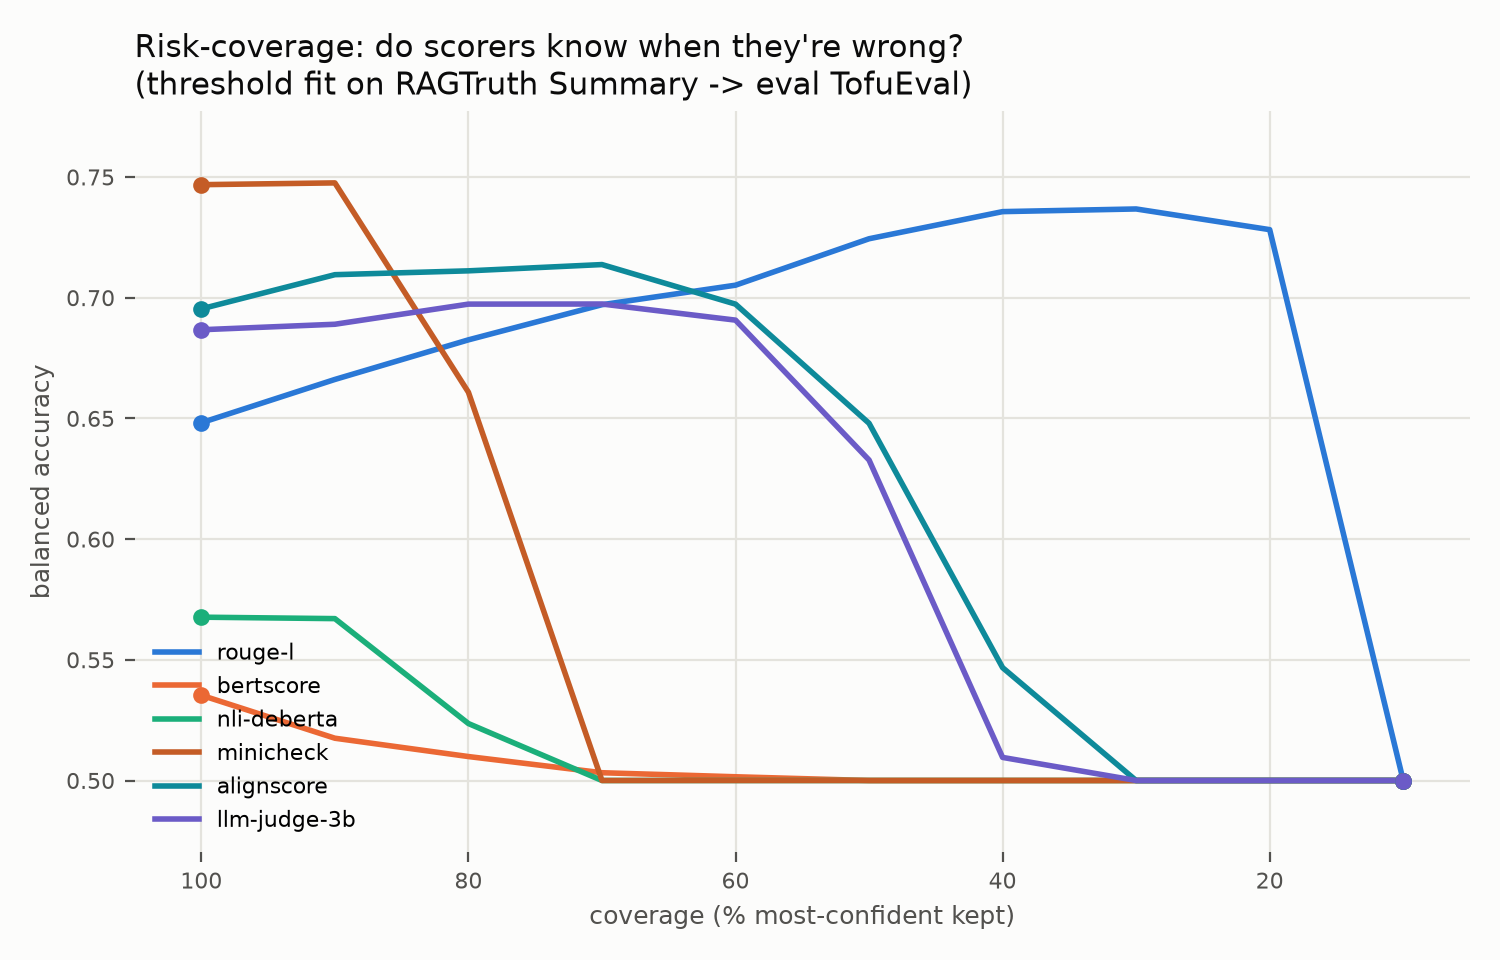

This figure's Python source:
"""Scorer self-knowledge: risk-coverage, regimes, transferability, ECE.

Work order #3 corrects the degenerate |s-t| confidence measure and separates
in-distribution (CV) from cross-dataset (SHIFT) regimes.

    python calibration.py
    python calibration.py --skip-boot          # n_boot=100 smoke
    python calibration.py --figure-only
    python calibration.py --task guards       # Task 1 only (legacy |s-t|)
    python calibration.py --task confidence
    python calibration.py --task regimes
    python calibration.py --task transfer
    python calibration.py --task ece
    python calibration.py --task figure
"""

from __future__ import annotations

import argparse
import json
import os
from collections import Counter

import numpy as np
from sklearn.isotonic import IsotonicRegression
from sklearn.metrics import balanced_accuracy_score, brier_score_loss
from sklearn.model_selection import StratifiedKFold

import metrics
from cascade import _load_summary_judges, load_latencies, soft_cascade

ROOT = os.path.dirname(os.path.abspath(__file__))

WANTED = (
    "rouge-l",
    "bertscore",
    "nli-deberta",
    "minicheck",
    "alignscore",
    "llm-judge-1.5b",
    "llm-judge-3b",
    "llm-judge-7b-4bit",
)

COLORS = {
    "random": "#8a8984",
    "rouge-l": "#2a78d6",
    "bertscore": "#eb6834",
    "nli-deberta": "#1baf7a",
    "llm-judge": "#4a3aa7",
    "llm-judge-1.5b": "#4a3aa7",
    "llm-judge-3b": "#6b5bc7",
    "llm-judge-7b-4bit": "#2f2470",
    "minicheck": "#c45c26",
    "alignscore": "#0e8a9a",
}
FALLBACK = "#e87ba4"

COVERAGES = [i / 10 for i in range(1, 11)]  # 0.1 .. 1.0
MIN_AURC_POINTS = 6


# ---------------------------------------------------------------------------
# Data loading
# ---------------------------------------------------------------------------

def _load_bundle(name: str) -> dict:
    """Merge preds for a named corpus into {binary, scorers}."""
    if name == "ragtruth-summary":
        base = json.load(open(os.path.join(ROOT, "results-ragtruth.preds.json")))
        scorers = dict(base["scorers"])
        scale = json.load(open(os.path.join(ROOT, "results-scale.preds.json")))
        s7 = json.load(open(os.path.join(ROOT, "results-scale-7b.preds.json")))
        assert scale["binary"] == base["binary"]
        assert s7["binary"] == base["binary"]
        scorers["llm-judge-1.5b"] = scale["scorers"]["llm-judge-1.5b"]
        scorers["llm-judge-3b"] = scale["scorers"]["llm-judge-3b"]
        scorers["llm-judge-7b-4bit"] = s7["scorers"]["llm-judge-7b-4bit"]
        if "llm-judge" in scorers and "llm-judge-3b" not in scorers:
            scorers["llm-judge-3b"] = scorers["llm-judge"]
        ns = os.path.join(ROOT, "results-newscorers-ragtruth.preds.json")
        if os.path.exists(ns):
            extra = json.load(open(ns))
            assert extra["binary"] == base["binary"]
            scorers.update(extra["scorers"])
        return {"name": name, "binary": base["binary"], "scorers": scorers}

    if name == "tofueval":
        base = json.load(open(os.path.join(ROOT, "results-tofueval.preds.json")))
        scorers = dict(base["scorers"])
        if "llm-judge" in scorers:
            scorers["llm-judge-3b"] = scorers["llm-judge"]
        ns = os.path.join(ROOT, "results-newscorers-tofueval.preds.json")
        if os.path.exists(ns):
            extra = json.load(open(ns))
            assert extra["binary"] == base["binary"]
            scorers.update(extra["scorers"])
        # Optional 1.5B / 7B-4bit from work-order #3 GPU run.
        judges = os.path.join(ROOT, "results-tofueval-judges.preds.json")
        if os.path.exists(judges):
            extra = json.load(open(judges))
            assert extra["binary"] == base["binary"], (
                "tofueval-judges binary length/order mismatch")
            scorers.update(extra["scorers"])
        return {"name": name, "binary": base["binary"], "scorers": scorers}

    raise ValueError(name)


def fit_threshold(binary, preds) -> float:
    """Train-only threshold maximizing balanced accuracy."""
    best_t, best = 0.5, -1.0
    for t in sorted(set(preds)):
        acc = balanced_accuracy_score(
            binary, [1 if p >= t else 0 for p in preds])
        if acc > best:
            best, best_t = acc, float(t)
    return best_t


def fit_isotonic(binary, preds) -> IsotonicRegression:
    iso = IsotonicRegression(y_min=0.0, y_max=1.0, out_of_bounds="clip")
    iso.fit(np.asarray(preds, dtype=float), np.asarray(binary))
    return iso


# ---------------------------------------------------------------------------
# Confidence measures
# ---------------------------------------------------------------------------

def confidence_abs_threshold(preds, t) -> np.ndarray:
    """LEGACY (buggy for off-centre t): c = |s - t|, min-max on eval."""
    raw = np.abs(np.asarray(preds, dtype=float) - t)
    lo, hi = float(raw.min()), float(raw.max())
    if hi - lo < 1e-12:
        return np.zeros_like(raw)
    return (raw - lo) / (hi - lo)


def confidence_calibrated(preds, iso: IsotonicRegression) -> np.ndarray:
    """(a) c = |P(faithful) - 0.5| after isotonic fit on the fit split."""
    p = iso.predict(np.asarray(preds, dtype=float))
    return np.abs(p - 0.5)


def confidence_twosided_rank(preds, t) -> np.ndarray:
    """(b) Percentile within the same side of t (threshold-symmetric)."""
    s = np.asarray(preds, dtype=float)
    c = np.zeros(len(s), dtype=float)
    above = s >= t
    below = ~above
    if above.any():
        vals = s[above]
        # percentile of each value among those on the same side
        order = vals.argsort()
        ranks = np.empty_like(order, dtype=float)
        ranks[order] = np.arange(1, len(vals) + 1) / len(vals)
        c[above] = ranks
    if below.any():
        dists = t - s[below]
        order = dists.argsort()
        ranks = np.empty_like(order, dtype=float)
        ranks[order] = np.arange(1, len(dists) + 1) / len(dists)
        c[below] = ranks
    return c


# ---------------------------------------------------------------------------
# Degeneracy-aware risk-coverage
# ---------------------------------------------------------------------------

def _subset_stats(binary, preds, t, conf, coverage: float) -> dict:
    n = len(binary)
    k = max(1, int(round(n * coverage)))
    order = np.argsort(-np.asarray(conf))
    idx = order[:k]
    y = np.asarray(binary)[idx]
    s = np.asarray(preds, dtype=float)[idx]
    pred = (s >= t).astype(int)
    n_pos_true = int((y == 1).sum())
    n_neg_true = int((y == 0).sum())
    n_pos_pred = int((pred == 1).sum())
    n_neg_pred = int((pred == 0).sum())
    degenerate = (
        n_pos_pred == 0 or n_neg_pred == 0
        or n_pos_true == 0 or n_neg_true == 0
    )
    bal = None if degenerate else float(balanced_accuracy_score(y, pred))
    return {
        "coverage": coverage,
        "n": int(k),
        "n_pos_true": n_pos_true,
        "n_neg_true": n_neg_true,
        "n_pos_pred": n_pos_pred,
        "n_neg_pred": n_neg_pred,
        "degenerate": degenerate,
        "balanced_acc": bal,
    }


def risk_coverage_curve(binary, preds, t, conf, scorer="", direction="",
                        warnings: list | None = None) -> dict:
    """Risk-coverage with degeneracy guards.

    Degenerate coverage points get balanced_acc=null and are excluded from AURC.
    AURC is null if fewer than MIN_AURC_POINTS valid coverage points.
    """
    points = []
    for cov in COVERAGES:
        pt = _subset_stats(binary, preds, t, conf, cov)
        if pt["degenerate"] and warnings is not None:
            warnings.append({
                "scorer": scorer,
                "direction": direction,
                "coverage": cov,
                "n_pos_true": pt["n_pos_true"],
                "n_neg_true": pt["n_neg_true"],
                "n_pos_pred": pt["n_pos_pred"],
                "n_neg_pred": pt["n_neg_pred"],
            })
        points.append(pt)

    valid = [p for p in points if not p["degenerate"]]
    if len(valid) < MIN_AURC_POINTS:
        aurc = None
        aurc_reason = (
            f"only {len(valid)}/{len(COVERAGES)} non-degenerate coverage "
            f"points (need >={MIN_AURC_POINTS})"
        )
    else:
        covs = [p["coverage"] for p in valid]
        risks = [1.0 - p["balanced_acc"] for p in valid]
        aurc = float(np.trapezoid(risks, covs)) if hasattr(np, "trapezoid") \
            else float(np.trapz(risks, covs))
        aurc_reason = None

    # acc@50%: null if that specific point is degenerate
    pt50 = next(p for p in points if abs(p["coverage"] - 0.5) < 1e-9)
    acc50 = pt50["balanced_acc"]

    return {
        "coverages": [p["coverage"] for p in points],
        "balanced_acc": [p["balanced_acc"] for p in points],
        "points": points,
        "n_valid_points": len(valid),
        "acc_at_50": acc50,
        "aurc": aurc,
        "aurc_reason": aurc_reason,
    }


def bootstrap_rc_ci(binary, preds, t, conf_fn, n_boot=1000, seed=0):
    """Bootstrap CIs; nulls skipped in percentile (may yield null CI)."""
    y = np.asarray(binary)
    s = np.asarray(preds, dtype=float)
    rng = np.random.default_rng(seed)
    n = len(y)
    a50s, aurcs = [], []
    for _ in range(n_boot):
        idx = rng.integers(0, n, n)
        yb, sb = y[idx].tolist(), s[idx].tolist()
        conf = conf_fn(sb, t) if conf_fn.__code__.co_argcount == 2 \
            else conf_fn(sb)  # noqa: unlikely
        # Always call with (preds, t) or use a lambda wrapper from callers.
        curve = risk_coverage_curve(yb, sb, t, conf)
        if curve["acc_at_50"] is not None:
            a50s.append(curve["acc_at_50"])
        if curve["aurc"] is not None:
            aurcs.append(curve["aurc"])

    def _ci(vals):
        if len(vals) < max(10, n_boot // 20):
            return None
        return [float(np.percentile(vals, 2.5)),
                float(np.percentile(vals, 97.5))]

    return {"acc_at_50_ci": _ci(a50s), "aurc_ci": _ci(aurcs)}


def bootstrap_rc_ci_with_conf(binary, preds, t, make_conf, n_boot=1000, seed=0):
    y = np.asarray(binary)
    s = np.asarray(preds, dtype=float)
    rng = np.random.default_rng(seed)
    n = len(y)
    a50s, aurcs = [], []
    for _ in range(n_boot):
        idx = rng.integers(0, n, n)
        yb = y[idx].tolist()
        sb = s[idx].tolist()
        conf = make_conf(sb)
        curve = risk_coverage_curve(yb, sb, t, conf)
        if curve["acc_at_50"] is not None:
            a50s.append(curve["acc_at_50"])
        if curve["aurc"] is not None:
            aurcs.append(curve["aurc"])

    def _ci(vals):
        if len(vals) < max(10, n_boot // 20):
            return None
        return [float(np.percentile(vals, 2.5)),
                float(np.percentile(vals, 97.5))]

    return {"acc_at_50_ci": _ci(a50s), "aurc_ci": _ci(aurcs)}


def ece_score(y_true, y_prob, n_bins=10) -> float:
    y_true = np.asarray(y_true)
    y_prob = np.asarray(y_prob, dtype=float)
    bins = np.linspace(0.0, 1.0, n_bins + 1)
    ece = 0.0
    for i in range(n_bins):
        lo, hi = bins[i], bins[i + 1]
        mask = (y_prob >= lo) & (y_prob < hi if i < n_bins - 1 else y_prob <= hi)
        if not np.any(mask):
            continue
        conf = float(y_prob[mask].mean())
        acc = float(y_true[mask].mean())
        ece += (mask.mean()) * abs(acc - conf)
    return float(ece)


def _fmt(x, nd=3):
    if x is None:
        return "null"
    return f"{x:.{nd}f}"


def _rank_rows(rows, conf_key: str):
    """Rank by AUC and by AURC under conf_key; skip null AURC for AURC rank."""
    by_auc = sorted(rows, key=lambda r: -r["full_auc"])
    with_aurc = [r for r in rows if r[conf_key]["aurc"] is not None]
    by_aurc = sorted(with_aurc, key=lambda r: r[conf_key]["aurc"])
    auc_rank = [r["scorer"] for r in by_auc]
    aurc_rank = [r["scorer"] for r in by_aurc]
    # Match only among scorers that have AURC
    auc_among = [s for s in auc_rank if s in aurc_rank]
    match = auc_among == aurc_rank and len(aurc_rank) == len(rows)
    return auc_rank, aurc_rank, match


# ---------------------------------------------------------------------------
# Task 1 — degeneracy guards on legacy |s-t| (diagnostic)
# ---------------------------------------------------------------------------

def run_guards_legacy(n_boot=1000) -> dict:
    """Apply degeneracy guards to the old |s-t| measure (SHIFT shared only)."""
    rt = _load_bundle("ragtruth-summary")
    tf = _load_bundle("tofueval")
    warnings: list = []
    results = {
        "protocol": (
            "LEGACY confidence |s-t| with degeneracy guards. SHIFT only; "
            "scorers without both corpora omitted. Degenerate coverage "
            "points -> balanced_acc=null; AURC null if <6 valid points."
        ),
        "confidence": "abs_threshold_legacy",
        "warnings": warnings,
        "directions": {},
    }
    print("### Task 1 - Degeneracy guards on legacy |s-t|\n")
    for fit_b, eval_b, key in (
        (rt, tf, "ragtruth-summary->tofueval"),
        (tf, rt, "tofueval->ragtruth-summary"),
    ):
        rows = []
        print(f"#### {key}\n")
        print("| scorer | AUC | acc@50% | AURC | n_valid | note |")
        print("|---|---:|---:|---:|---:|---|")
        for scorer in WANTED:
            if scorer not in fit_b["scorers"] or scorer not in eval_b["scorers"]:
                continue
            y_fit, s_fit = fit_b["binary"], fit_b["scorers"][scorer]
            y_eval, s_eval = eval_b["binary"], eval_b["scorers"][scorer]
            t = fit_threshold(y_fit, s_fit)
            conf = confidence_abs_threshold(s_eval, t)
            curve = risk_coverage_curve(
                y_eval, s_eval, t, conf, scorer=scorer, direction=key,
                warnings=warnings)
            cis = bootstrap_rc_ci_with_conf(
                y_eval, s_eval, t,
                lambda sb, _t=t: confidence_abs_threshold(sb, _t),
                n_boot=n_boot)
            full_auc = metrics.auc(y_eval, s_eval)
            row = {
                "scorer": scorer,
                "regime": "SHIFT",
                "direction": key,
                "threshold": t,
                "full_auc": full_auc,
                "acc_at_50": curve["acc_at_50"],
                "aurc": curve["aurc"],
                "aurc_reason": curve["aurc_reason"],
                "n_valid_points": curve["n_valid_points"],
                "acc_at_50_ci": cis["acc_at_50_ci"],
                "aurc_ci": cis["aurc_ci"],
                "curve": curve,
            }
            rows.append(row)
            print(f"| {scorer} | {full_auc:.3f} | {_fmt(curve['acc_at_50'])} | "
                  f"{_fmt(curve['aurc'])} | {curve['n_valid_points']} | "
                  f"{curve['aurc_reason'] or '-'} |")
        results["directions"][key] = {"rows": rows}
        print()
    print(f"warnings: {len(warnings)} degenerate (scorer, coverage) points\n")
    return results


# ---------------------------------------------------------------------------
# Shared eval helpers for confidence (a)/(b) under a fixed fit/eval split
# ---------------------------------------------------------------------------

def _eval_split(y_fit, s_fit, y_eval, s_eval, scorer, direction, warnings,
                n_boot, conf_names=("calibrated", "twosided_rank")):
    t = fit_threshold(y_fit, s_fit)
    iso = fit_isotonic(y_fit, s_fit)
    full_auc = metrics.auc(y_eval, s_eval)
    out = {
        "scorer": scorer,
        "direction": direction,
        "threshold": t,
        "full_auc": full_auc,
        "measures": {},
    }
    makers = {
        "calibrated": lambda sb, _iso=iso: confidence_calibrated(sb, _iso),
        "twosided_rank": lambda sb, _t=t: confidence_twosided_rank(sb, _t),
    }
    for name in conf_names:
        conf = makers[name](s_eval)
        curve = risk_coverage_curve(
            y_eval, s_eval, t, conf, scorer=scorer,
            direction=f"{direction}:{name}", warnings=warnings)
        cis = bootstrap_rc_ci_with_conf(
            y_eval, s_eval, t, makers[name], n_boot=n_boot)
        out["measures"][name] = {
            "acc_at_50": curve["acc_at_50"],
            "aurc": curve["aurc"],
            "aurc_reason": curve["aurc_reason"],
            "n_valid_points": curve["n_valid_points"],
            "acc_at_50_ci": cis["acc_at_50_ci"],
            "aurc_ci": cis["aurc_ci"],
            "curve": curve,
        }
    return out


# ---------------------------------------------------------------------------
# Task 2 — two confidence measures (SHIFT, shared scorers)
# ---------------------------------------------------------------------------

def run_confidence_measures(n_boot=1000) -> dict:
    rt = _load_bundle("ragtruth-summary")
    tf = _load_bundle("tofueval")
    warnings: list = []
    results = {
        "protocol": (
            "SHIFT: threshold + isotonic fit on fit_set, eval on other. "
            "Confidence (a) calibrated |p-0.5|; (b) two-sided rank within "
            "side of t. Degeneracy guards applied. Scorers missing either "
            "corpus omitted."
        ),
        "warnings": warnings,
        "directions": {},
    }
    print("### Task 2 - Confidence measures (a)/(b) under SHIFT\n")
    for fit_b, eval_b, key in (
        (rt, tf, "ragtruth-summary->tofueval"),
        (tf, rt, "tofueval->ragtruth-summary"),
    ):
        rows = []
        print(f"#### {key}\n")
        print("| scorer | AUC | acc@50%(a) | AURC(a) | acc@50%(b) | AURC(b) |")
        print("|---|---:|---:|---:|---:|---:|")
        for scorer in WANTED:
            if scorer not in fit_b["scorers"] or scorer not in eval_b["scorers"]:
                continue
            row = _eval_split(
                fit_b["binary"], fit_b["scorers"][scorer],
                eval_b["binary"], eval_b["scorers"][scorer],
                scorer, key, warnings, n_boot)
            row["regime"] = "SHIFT"
            rows.append(row)
            a, b = row["measures"]["calibrated"], row["measures"]["twosided_rank"]
            print(f"| {scorer} | {row['full_auc']:.3f} | "
                  f"{_fmt(a['acc_at_50'])} | {_fmt(a['aurc'])} | "
                  f"{_fmt(b['acc_at_50'])} | {_fmt(b['aurc'])} |")

        # Rankings per measure
        rank_info = {}
        for m in ("calibrated", "twosided_rank"):
            # Adapt _rank_rows shape
            fake = [{"scorer": r["scorer"], "full_auc": r["full_auc"],
                     m: r["measures"][m]} for r in rows]
            auc_r, aurc_r, match = _rank_rows(fake, m)
            rank_info[m] = {
                "auc_ranking": auc_r,
                "aurc_ranking": aurc_r,
                "rankings_match": match,
            }
            print(f"\n[{m}] AUC:  {auc_r}")
            print(f"[{m}] AURC: {aurc_r}")
            print(f"[{m}] match: {match}")
        a_rank = rank_info["calibrated"]["aurc_ranking"]
        b_rank = rank_info["twosided_rank"]["aurc_ranking"]
        print(f"\n(a) vs (b) AURC ranking agree: {a_rank == b_rank}\n")
        results["directions"][key] = {
            "rows": rows,
            "rankings": rank_info,
            "measures_aurc_agree": a_rank == b_rank,
        }
    print(f"warnings: {len(warnings)}\n")
    return results


# ---------------------------------------------------------------------------
# Task 3 — Regime IN (5-fold CV) and Regime SHIFT
# ---------------------------------------------------------------------------

def run_regime_in(bundle: dict, n_splits=5, n_boot=1000, seed=0) -> dict:
    """5-fold CV: fit t + isotonic on 4 folds, eval on held-out; concat."""
    y = np.asarray(bundle["binary"])
    warnings: list = []
    rows = []
    print(f"#### IN — {bundle['name']} ({n_splits}-fold CV)\n")
    print("| scorer | AUC | acc@50%(a) | AURC(a) | acc@50%(b) | AURC(b) |")
    print("|---|---:|---:|---:|---:|---:|")

    for scorer in WANTED:
        if scorer not in bundle["scorers"]:
            continue
        s = np.asarray(bundle["scorers"][scorer], dtype=float)
        skf = StratifiedKFold(n_splits=n_splits, shuffle=True, random_state=seed)
        # Collect OOF preds, fitted thresholds applied per fold, and confidences
        oof_y, oof_s, oof_t = [], [], []
        oof_conf_a, oof_conf_b = [], []
        fold_thresholds = []
        for train_idx, test_idx in skf.split(s, y):
            y_tr, s_tr = y[train_idx].tolist(), s[train_idx].tolist()
            y_te, s_te = y[test_idx], s[test_idx]
            t = fit_threshold(y_tr, s_tr)
            iso = fit_isotonic(y_tr, s_tr)
            fold_thresholds.append(t)
            oof_y.extend(y_te.tolist())
            oof_s.extend(s_te.tolist())
            # Per-example threshold from the fold that produced it
            oof_t.extend([t] * len(test_idx))
            oof_conf_a.extend(confidence_calibrated(s_te, iso).tolist())
            oof_conf_b.extend(confidence_twosided_rank(s_te, t).tolist())

        # For binary decisions use each example's fold threshold.
        # Risk-coverage needs a single t for pred labels in the subset —
        # use per-example thresholds via a custom path:
        full_auc = metrics.auc(oof_y, oof_s)
        measures = {}
        for name, conf in (("calibrated", oof_conf_a),
                           ("twosided_rank", oof_conf_b)):
            curve = _rc_with_per_example_t(
                oof_y, oof_s, oof_t, conf, scorer=scorer,
                direction=f"IN:{bundle['name']}:{name}", warnings=warnings)
            # Bootstrap with a pooled threshold (median fold t) as approximation
            t_pool = float(np.median(fold_thresholds))
            if name == "calibrated":
                # Refit iso on all data would leak; bootstrap uses fold-pooled
                # confidence recomputed with global iso on OOF only as approx.
                iso_all = fit_isotonic(oof_y, oof_s)  # OOF labels only — mild
                make = lambda sb, _iso=iso_all: confidence_calibrated(sb, _iso)
            else:
                make = lambda sb, _t=t_pool: confidence_twosided_rank(sb, _t)
            cis = bootstrap_rc_ci_with_conf(
                oof_y, oof_s, t_pool, make, n_boot=n_boot)
            measures[name] = {
                "acc_at_50": curve["acc_at_50"],
                "aurc": curve["aurc"],
                "aurc_reason": curve["aurc_reason"],
                "n_valid_points": curve["n_valid_points"],
                "acc_at_50_ci": cis["acc_at_50_ci"],
                "aurc_ci": cis["aurc_ci"],
                "curve": curve,
            }
        row = {
            "scorer": scorer,
            "regime": "IN",
            "dataset": bundle["name"],
            "full_auc": full_auc,
            "fold_thresholds": fold_thresholds,
            "measures": measures,
        }
        rows.append(row)
        a, b = measures["calibrated"], measures["twosided_rank"]
        print(f"| {scorer} | {full_auc:.3f} | "
              f"{_fmt(a['acc_at_50'])} | {_fmt(a['aurc'])} | "
              f"{_fmt(b['acc_at_50'])} | {_fmt(b['aurc'])} |")

    rank_info = {}
    for m in ("calibrated", "twosided_rank"):
        fake = [{"scorer": r["scorer"], "full_auc": r["full_auc"],
                 m: r["measures"][m]} for r in rows]
        auc_r, aurc_r, match = _rank_rows(fake, m)
        rank_info[m] = {
            "auc_ranking": auc_r,
            "aurc_ranking": aurc_r,
            "rankings_match": match,
        }
        print(f"\n[{m}] AUC:  {auc_r}")
        print(f"[{m}] AURC: {aurc_r}")
        print(f"[{m}] match: {match}")
    print()
    return {"rows": rows, "rankings": rank_info, "warnings": warnings}


def _rc_with_per_example_t(binary, preds, thresholds, conf, scorer="",
                           direction="", warnings=None) -> dict:
    """Like risk_coverage_curve but each example has its own decision threshold."""
    y = np.asarray(binary)
    s = np.asarray(preds, dtype=float)
    th = np.asarray(thresholds, dtype=float)
    conf = np.asarray(conf, dtype=float)
    points = []
    for cov in COVERAGES:
        n = len(y)
        k = max(1, int(round(n * cov)))
        idx = np.argsort(-conf)[:k]
        yy, ss, tt = y[idx], s[idx], th[idx]
        pred = (ss >= tt).astype(int)
        n_pos_true = int((yy == 1).sum())
        n_neg_true = int((yy == 0).sum())
        n_pos_pred = int((pred == 1).sum())
        n_neg_pred = int((pred == 0).sum())
        degenerate = (
            n_pos_pred == 0 or n_neg_pred == 0
            or n_pos_true == 0 or n_neg_true == 0
        )
        if degenerate and warnings is not None:
            warnings.append({
                "scorer": scorer, "direction": direction, "coverage": cov,
                "n_pos_true": n_pos_true, "n_neg_true": n_neg_true,
                "n_pos_pred": n_pos_pred, "n_neg_pred": n_neg_pred,
            })
        bal = None if degenerate else float(balanced_accuracy_score(yy, pred))
        points.append({
            "coverage": cov, "n": int(k),
            "n_pos_true": n_pos_true, "n_neg_true": n_neg_true,
            "n_pos_pred": n_pos_pred, "n_neg_pred": n_neg_pred,
            "degenerate": degenerate, "balanced_acc": bal,
        })
    valid = [p for p in points if not p["degenerate"]]
    if len(valid) < MIN_AURC_POINTS:
        aurc, reason = None, (
            f"only {len(valid)}/{len(COVERAGES)} non-degenerate coverage "
            f"points (need >={MIN_AURC_POINTS})")
    else:
        covs = [p["coverage"] for p in valid]
        risks = [1.0 - p["balanced_acc"] for p in valid]
        aurc = float(np.trapezoid(risks, covs)) if hasattr(np, "trapezoid") \
            else float(np.trapz(risks, covs))
        reason = None
    pt50 = next(p for p in points if abs(p["coverage"] - 0.5) < 1e-9)
    return {
        "coverages": [p["coverage"] for p in points],
        "balanced_acc": [p["balanced_acc"] for p in points],
        "points": points,
        "n_valid_points": len(valid),
        "acc_at_50": pt50["balanced_acc"],
        "aurc": aurc,
        "aurc_reason": reason,
    }


def run_regimes(n_boot=1000) -> dict:
    rt = _load_bundle("ragtruth-summary")
    tf = _load_bundle("tofueval")
    print("### Task 3 - Regimes IN and SHIFT\n")

    in_rt = run_regime_in(rt, n_boot=n_boot)
    # TofuEval IN for scorers that have TF preds
    in_tf = run_regime_in(tf, n_boot=n_boot)

    # SHIFT: reuse confidence-measures path (shared scorers only)
    shift = run_confidence_measures(n_boot=n_boot)

    omitted = {
        "ragtruth-summary->tofueval": [
            s for s in WANTED
            if s not in rt["scorers"] or s not in tf["scorers"]
        ],
        "tofueval->ragtruth-summary": [
            s for s in WANTED
            if s not in rt["scorers"] or s not in tf["scorers"]
        ],
    }
    print("SHIFT omitted (missing preds):", omitted)

    return {
        "protocol": (
            "IN: 5-fold stratified CV within dataset (fit t+isotonic on 4 "
            "folds, eval held-out, concat). SHIFT: fit on one corpus, eval "
            "on the other; scorers lacking either side omitted (no within-"
            "split substitution). Confidence (a)/(b) with degeneracy guards."
        ),
        "IN": {
            "ragtruth-summary": in_rt,
            "tofueval": in_tf,
        },
        "SHIFT": shift,
        "SHIFT_omitted": omitted,
        "available_tofueval_scorers": sorted(tf["scorers"].keys()),
    }


# ---------------------------------------------------------------------------
# Task 4 — threshold transferability
# ---------------------------------------------------------------------------

def run_transferability() -> dict:
    rt = _load_bundle("ragtruth-summary")
    tf = _load_bundle("tofueval")
    print("### Task 4 - Threshold transferability\n")
    print("| scorer | direction | t_A | t_B | %pos(A) | %pos(B) | "
          "balacc(A) | balacc(B) | penalty |")
    print("|---|---|---:|---:|---:|---:|---:|---:|---:|")

    rows = []
    for fit_b, eval_b, key in (
        (rt, tf, "ragtruth-summary->tofueval"),
        (tf, rt, "tofueval->ragtruth-summary"),
    ):
        for scorer in WANTED:
            if scorer not in fit_b["scorers"] or scorer not in eval_b["scorers"]:
                continue
            y_a = fit_b["binary"]
            s_a = fit_b["scorers"][scorer]
            y_b = np.asarray(eval_b["binary"])
            s_b = np.asarray(eval_b["scorers"][scorer], dtype=float)
            t_a = fit_threshold(y_a, s_a)
            t_b = fit_threshold(y_b.tolist(), s_b.tolist())
            pred_a = (s_b >= t_a).astype(int)
            pred_b = (s_b >= t_b).astype(int)
            pct_a = float(pred_a.mean())
            pct_b = float(pred_b.mean())
            # Balanced acc may be undefined if single class preds
            def _bal(y, pred):
                if len(set(pred.tolist())) < 2 or len(set(y.tolist())) < 2:
                    return None
                return float(balanced_accuracy_score(y, pred))
            ba_a = _bal(y_b, pred_a)
            ba_b = _bal(y_b, pred_b)
            penalty = None if (ba_a is None or ba_b is None) else ba_b - ba_a
            row = {
                "scorer": scorer,
                "direction": key,
                "t_A": t_a,
                "t_B": t_b,
                "pct_pos_under_tA": pct_a,
                "pct_pos_under_tB": pct_b,
                "bal_acc_under_tA": ba_a,
                "bal_acc_under_tB": ba_b,
                "transfer_penalty": penalty,  # how much better B's own t is
            }
            rows.append(row)
            print(f"| {scorer} | {key} | {t_a:.4f} | {t_b:.4f} | "
                  f"{100*pct_a:.1f}% | {100*pct_b:.1f}% | "
                  f"{_fmt(ba_a)} | {_fmt(ba_b)} | {_fmt(penalty)} |")
        print()

    return {
        "protocol": (
            "t_A = threshold fit on dataset A; t_B = oracle threshold on B. "
            "Apply both to B's scores. transfer_penalty = bal_acc(t_B) - "
            "bal_acc(t_A) (positive = A-threshold hurts)."
        ),
        "rows": rows,
    }


# ---------------------------------------------------------------------------
# Task 5 — ECE under corrected regimes
# ---------------------------------------------------------------------------

def run_ece_corrected(n_splits=5, seed=0) -> dict:
    """ECE/Brier under IN (OOF isotonic) and SHIFT (cross-dataset isotonic)."""
    rt = _load_bundle("ragtruth-summary")
    tf = _load_bundle("tofueval")
    print("### Task 5 - ECE / Brier (corrected regimes)\n")
    out = {
        "protocol": (
            "IN: isotonic fit on CV train folds, predict on held-out; "
            "concat OOF probs -> ECE/Brier. SHIFT: isotonic fit on A, "
            "apply to B. Degeneracy not applicable to ECE. Old "
            "results-ece.json retained; this file supersedes it."
        ),
        "IN": {},
        "SHIFT": {},
    }

    for bundle in (rt, tf):
        y = np.asarray(bundle["binary"])
        rows = []
        print(f"#### IN — {bundle['name']}\n")
        print("| scorer | ECE | Brier | AUC |")
        print("|---|---:|---:|---:|")
        for scorer in WANTED:
            if scorer not in bundle["scorers"]:
                continue
            s = np.asarray(bundle["scorers"][scorer], dtype=float)
            skf = StratifiedKFold(
                n_splits=n_splits, shuffle=True, random_state=seed)
            oof_y, oof_p, oof_s = [], [], []
            for tr, te in skf.split(s, y):
                iso = fit_isotonic(y[tr].tolist(), s[tr].tolist())
                oof_y.extend(y[te].tolist())
                oof_p.extend(iso.predict(s[te]).tolist())
                oof_s.extend(s[te].tolist())
            ece = ece_score(oof_y, oof_p)
            brier = float(brier_score_loss(oof_y, oof_p))
            auc = metrics.auc(oof_y, oof_s)
            rows.append({
                "scorer": scorer, "ece": ece, "brier": brier, "full_auc": auc,
            })
            print(f"| {scorer} | {ece:.3f} | {brier:.3f} | {auc:.3f} |")
        print()
        out["IN"][bundle["name"]] = {"rows": rows}

    print("#### SHIFT\n")
    for fit_b, eval_b, key in (
        (rt, tf, "ragtruth-summary->tofueval"),
        (tf, rt, "tofueval->ragtruth-summary"),
    ):
        rows = []
        print(f"##### {key}\n")
        print("| scorer | ECE | Brier | AUC |")
        print("|---|---:|---:|---:|")
        for scorer in WANTED:
            if scorer not in fit_b["scorers"] or scorer not in eval_b["scorers"]:
                continue
            iso = fit_isotonic(fit_b["binary"], fit_b["scorers"][scorer])
            y_e = np.asarray(eval_b["binary"])
            s_e = np.asarray(eval_b["scorers"][scorer], dtype=float)
            p = iso.predict(s_e)
            ece = ece_score(y_e, p)
            brier = float(brier_score_loss(y_e, p))
            auc = metrics.auc(y_e.tolist(), s_e.tolist())
            rows.append({
                "scorer": scorer, "ece": ece, "brier": brier, "full_auc": auc,
            })
            print(f"| {scorer} | {ece:.3f} | {brier:.3f} | {auc:.3f} |")
        print()
        out["SHIFT"][key] = {"rows": rows}
    return out


# ---------------------------------------------------------------------------
# Cascade gate sweep (unchanged; kept for confirmation)
# ---------------------------------------------------------------------------

def run_gate_sweep() -> dict:
    binary, scorers = _load_summary_judges()
    ns = os.path.join(ROOT, "results-newscorers-ragtruth.preds.json")
    extra = json.load(open(ns))
    assert extra["binary"] == binary
    scorers.update(extra["scorers"])
    lat = load_latencies("Summary")
    for path in ("results-newscorers-ragtruth.json",):
        for r in json.load(open(os.path.join(ROOT, path))):
            lat[r["scorer"]] = r["median_latency_ms"]
    dear_key = "llm-judge-7b-4bit"
    dear = scorers[dear_key]
    gates = ("rouge-l", "nli-deberta", "minicheck", "alignscore",
             "llm-judge-1.5b")
    rows = []
    target_auc = metrics.auc(binary, dear)
    target_ms = lat[dear_key]
    for gate in gates:
        scores, stages, band = soft_cascade(scorers[gate], dear)
        stage_names = [gate if s == "cheap" else dear_key for s in stages]
        n = len(stages)
        mean_ms = sum(lat[s] for s in stage_names) / n
        esc = sum(1 for s in stages if s == "dear") / n
        auc = metrics.auc(binary, scores)
        rows.append({
            "gate": gate,
            "policy": f"{gate} -> mid-band {dear_key} (soft-keep)",
            "roc_auc": auc,
            "roc_auc_ci": metrics.bootstrap_auc_ci(binary, scores, n_boot=1000),
            "mean_latency_ms": mean_ms,
            "escalated_frac": esc,
            "band": list(band),
            "auc_ratio_vs_7b": auc / target_auc,
            "latency_ratio_vs_7b": mean_ms / target_ms,
            "target_auc": target_auc,
            "target_latency_ms": target_ms,
            "stage_frac": {k: v / n for k, v in Counter(stage_names).items()},
        })
    nli = next(r for r in rows if r["gate"] == "nli-deberta")
    mc = next(r for r in rows if r["gate"] == "minicheck")
    j15 = next(r for r in rows if r["gate"] == "llm-judge-1.5b")
    return {
        "protocol": (
            "RAGTruth Summary; soft_cascade from cascade.py (uncertain "
            "tertile band, soft-keep cheap score); target=llm-judge-7b-4bit. "
            "Unchanged from work order #2."
        ),
        "rows": rows,
        "comparison": {
            "minicheck_auc": mc["roc_auc"],
            "nli_auc": nli["roc_auc"],
            "judge_1.5b_auc": j15["roc_auc"],
            "minicheck_minus_nli": mc["roc_auc"] - nli["roc_auc"],
        },
    }


# ---------------------------------------------------------------------------
# Figure
# ---------------------------------------------------------------------------

def plot_risk_coverage(rc_block, outfile="calibration.png", title_extra=""):
    """Plot from a list of rows with measures.twosided_rank.curve (preferred)."""
    import matplotlib
    matplotlib.use("Agg")
    import matplotlib.pyplot as plt

    SURFACE, INK, INK_2, GRID = "#fcfcfb", "#0b0b0b", "#52514e", "#e4e3dd"
    fig, ax = plt.subplots(figsize=(7.5, 4.8), dpi=200)
    fig.patch.set_facecolor(SURFACE)
    ax.set_facecolor(SURFACE)
    ax.grid(True, color=GRID, linewidth=0.8, zorder=0)
    for spine in ax.spines.values():
        spine.set_visible(False)
    ax.tick_params(colors=INK_2, labelsize=8)

    for r in rc_block:
        # Prefer twosided_rank; fall back to calibrated / legacy curve
        if "measures" in r:
            curve = r["measures"].get("twosided_rank", {}).get("curve") \
                or r["measures"].get("calibrated", {}).get("curve")
        else:
            curve = r.get("curve")
        if not curve:
            continue
        cov = curve["coverages"]
        acc = curve["balanced_acc"]
        # Drop nulls — show gaps (break the line)
        xs, ys = [], []
        segments_x, segments_y = [], []
        for c, a in zip(reversed(cov), reversed(acc)):
            if a is None:
                if xs:
                    segments_x.append(xs)
                    segments_y.append(ys)
                    xs, ys = [], []
                continue
            xs.append(c * 100)
            ys.append(a)
        if xs:
            segments_x.append(xs)
            segments_y.append(ys)
        color = COLORS.get(r["scorer"], FALLBACK)
        for i, (sx, sy) in enumerate(zip(segments_x, segments_y)):
            ax.plot(sx, sy, color=color, linewidth=2,
                    label=r["scorer"] if i == 0 else None, zorder=3)
            ax.scatter(sx, sy, s=18, color=color, zorder=4)

    ax.set_xlabel("coverage (% most-confident kept)", color=INK_2, fontsize=9)
    ax.set_ylabel("balanced accuracy", color=INK_2, fontsize=9)
    ax.set_title(
        "Risk-coverage (corrected: two-sided rank confidence)\n" + title_extra,
        color=INK, fontsize=11, loc="left")
    ax.legend(frameon=False, fontsize=8, loc="lower left")
    ax.set_xlim(105, 5)
    ax.margins(y=0.12)
    fig.tight_layout()
    fig.savefig(os.path.join(ROOT, outfile), facecolor=SURFACE)
    plt.close(fig)
    print(f"wrote {outfile}")


def _jsonable(o):
    if isinstance(o, dict):
        return {k: _jsonable(v) for k, v in o.items()}
    if isinstance(o, list):
        return [_jsonable(v) for v in o]
    if isinstance(o, (np.floating,)):
        return float(o)
    if isinstance(o, (np.integer,)):
        return int(o)
    if isinstance(o, np.ndarray):
        return o.tolist()
    if o is None:
        return None
    return o


def main():
    parser = argparse.ArgumentParser()
    parser.add_argument("--figure-only", action="store_true")
    parser.add_argument("--n-boot", type=int, default=1000)
    parser.add_argument("--skip-boot", action="store_true")
    parser.add_argument(
        "--task", default="all",
        choices=("all", "guards", "confidence", "regimes", "transfer",
                 "ece", "figure", "gates"),
        help="run a single work-order task")
    args = parser.parse_args()
    n_boot = 100 if args.skip_boot else args.n_boot
    task = args.task

    if args.figure_only or task == "figure":
        # Prefer corrected regimes file
        path = os.path.join(ROOT, "results-calibration-regimes.json")
        if not os.path.exists(path):
            path = os.path.join(ROOT, "results-calibration.json")
        data = json.load(open(path))
        rows = None
        title = ""
        if "SHIFT" in data:
            block = data["SHIFT"]["directions"].get(
                "ragtruth-summary->tofueval")
            if block:
                rows = block["rows"]
                title = "Regime SHIFT: fit RAGTruth Summary -> eval TofuEval"
        elif "directions" in data:
            block = data["directions"].get("ragtruth-summary->tofueval")
            if block:
                rows = block["rows"]
                title = "fit RAGTruth Summary -> eval TofuEval"
        if rows:
            plot_risk_coverage(rows, title_extra=title)
        return

    if task in ("all", "guards"):
        guards = run_guards_legacy(n_boot=n_boot)
        path = os.path.join(ROOT, "results-calibration-guards.json")
        json.dump(_jsonable(guards), open(path, "w"), indent=2)
        print(f"wrote {path}\n")
        # Also refresh primary results-calibration.json with guarded legacy
        # for Task 1 commit continuity (superseded later by regimes file).
        if task == "guards":
            json.dump(_jsonable(guards), open(
                os.path.join(ROOT, "results-calibration.json"), "w"), indent=2)

    if task in ("all", "confidence"):
        conf = run_confidence_measures(n_boot=n_boot)
        path = os.path.join(ROOT, "results-calibration-confidence.json")
        json.dump(_jsonable(conf), open(path, "w"), indent=2)
        print(f"wrote {path}\n")

    if task in ("all", "regimes"):
        regimes = run_regimes(n_boot=n_boot)
        path = os.path.join(ROOT, "results-calibration-regimes.json")
        json.dump(_jsonable(regimes), open(path, "w"), indent=2)
        print(f"wrote {path}\n")
        # Primary corrected calibration artifact
        json.dump(_jsonable(regimes), open(
            os.path.join(ROOT, "results-calibration.json"), "w"), indent=2)

    if task in ("all", "transfer"):
        transfer = run_transferability()
        path = os.path.join(ROOT, "results-threshold-transfer.json")
        json.dump(_jsonable(transfer), open(path, "w"), indent=2)
        print(f"wrote {path}\n")

    if task in ("all", "ece"):
        ece = run_ece_corrected()
        path = os.path.join(ROOT, "results-ece-corrected.json")
        json.dump(_jsonable(ece), open(path, "w"), indent=2)
        print(f"wrote {path}\n")

    if task in ("all", "gates"):
        gates = run_gate_sweep()
        print("Cascade confirmation: MiniCheck "
              f"{gates['comparison']['minicheck_auc']:.3f} "
              f"({100*gates['rows'][2]['auc_ratio_vs_7b']:.1f}% of 7B AUC, "
              f"{100*gates['rows'][2]['latency_ratio_vs_7b']:.0f}% latency)")

    if task == "all":
        # Figure from regimes SHIFT
        reg_path = os.path.join(ROOT, "results-calibration-regimes.json")
        if os.path.exists(reg_path):
            data = json.load(open(reg_path))
            rows = data["SHIFT"]["directions"]["ragtruth-summary->tofueval"]["rows"]
            plot_risk_coverage(
                rows,
                title_extra="Regime SHIFT: fit RAGTruth Summary -> eval TofuEval")


if __name__ == "__main__":
    main()
